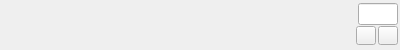
<?xml version="1.0" encoding="UTF-8"?>
<ui version="4.0">
 <class>ArrayEdit</class>
 <widget class="PropertyEdit" name="ArrayEdit">
  <property name="geometry">
   <rect>
    <x>0</x>
    <y>0</y>
    <width>400</width>
    <height>50</height>
   </rect>
  </property>
  <property name="windowTitle">
   <string notr="true"/>
  </property>
  <layout class="QVBoxLayout" name="verticalLayout">
   <property name="spacing">
    <number>0</number>
   </property>
   <property name="leftMargin">
    <number>2</number>
   </property>
   <property name="topMargin">
    <number>2</number>
   </property>
   <property name="rightMargin">
    <number>2</number>
   </property>
   <property name="bottomMargin">
    <number>2</number>
   </property>
   <item>
    <layout class="QHBoxLayout" name="horizontalLayout">
     <item>
      <spacer name="horizontalSpacer_2">
       <property name="orientation">
        <enum>Qt::Horizontal</enum>
       </property>
       <property name="sizeHint" stdset="0">
        <size>
         <width>40</width>
         <height>20</height>
        </size>
       </property>
      </spacer>
     </item>
     <item>
      <widget class="QLineEdit" name="lineEdit">
       <property name="sizePolicy">
        <sizepolicy hsizetype="Preferred" vsizetype="Fixed">
         <horstretch>0</horstretch>
         <verstretch>0</verstretch>
        </sizepolicy>
       </property>
       <property name="maximumSize">
        <size>
         <width>40</width>
         <height>16777215</height>
        </size>
       </property>
      </widget>
     </item>
    </layout>
   </item>
   <item>
    <layout class="QVBoxLayout" name="content">
     <property name="spacing">
      <number>0</number>
     </property>
    </layout>
   </item>
   <item>
    <layout class="QHBoxLayout" name="addRemove">
     <property name="spacing">
      <number>2</number>
     </property>
     <property name="bottomMargin">
      <number>0</number>
     </property>
     <item>
      <spacer name="horizontalSpacer">
       <property name="orientation">
        <enum>Qt::Horizontal</enum>
       </property>
       <property name="sizeHint" stdset="0">
        <size>
         <width>40</width>
         <height>20</height>
        </size>
       </property>
      </spacer>
     </item>
     <item>
      <widget class="QToolButton" name="removeButton">
       <property name="text">
        <string notr="true"/>
       </property>
       <property name="icon">
        <iconset resource="../../../../../res/WorldEditor.qrc">
         <normaloff>:/Style/styles/dark/icons/minus.png</normaloff>:/Style/styles/dark/icons/minus.png</iconset>
       </property>
       <property name="iconSize">
        <size>
         <width>12</width>
         <height>12</height>
        </size>
       </property>
      </widget>
     </item>
     <item>
      <widget class="QToolButton" name="addButton">
       <property name="text">
        <string notr="true"/>
       </property>
       <property name="icon">
        <iconset resource="../../../../../res/WorldEditor.qrc">
         <normaloff>:/Style/styles/dark/icons/plus.png</normaloff>:/Style/styles/dark/icons/plus.png</iconset>
       </property>
       <property name="iconSize">
        <size>
         <width>12</width>
         <height>12</height>
        </size>
       </property>
      </widget>
     </item>
    </layout>
   </item>
  </layout>
 </widget>
 <customwidgets>
  <customwidget>
   <class>PropertyEdit</class>
   <extends>QWidget</extends>
   <header>editor/propertyedit.h</header>
   <container>1</container>
  </customwidget>
 </customwidgets>
 <resources>
  <include location="../../../../../res/WorldEditor.qrc"/>
  <include location="../../../../../res/WorldEditor.qrc"/>
 </resources>
 <connections/>
</ui>
